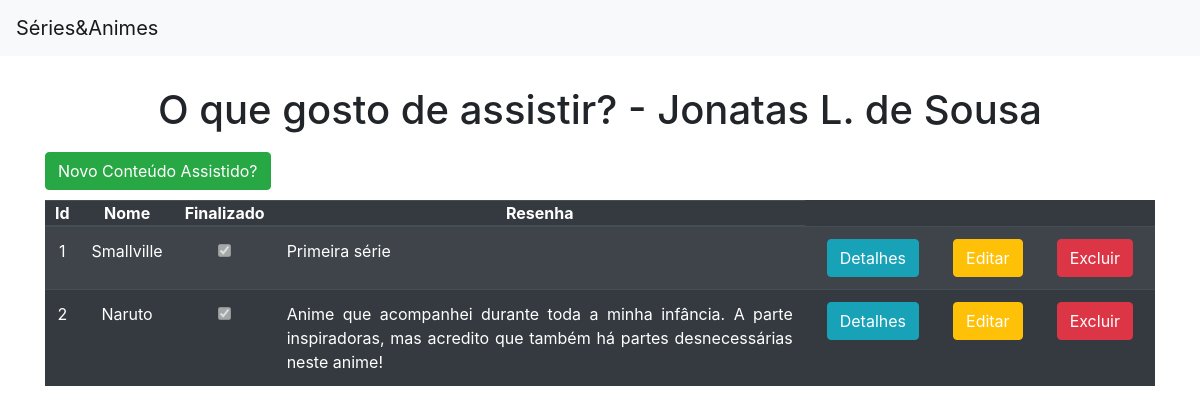
The app's page /, older data.
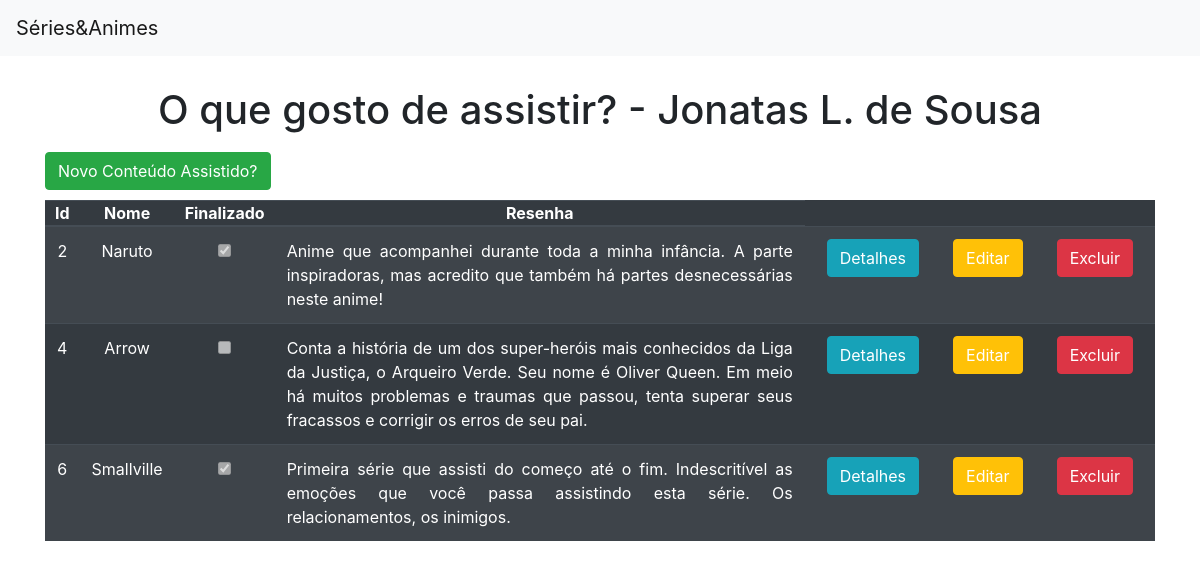
The same page, newer data.
### app_web/models.py (models this page shows)
class Entretenimento(models.Model):
    nome = models.TextField(max_length=255)
    finalizado = models.BooleanField(default=False)
    resenha = models.TextField(max_length=500)

### app_web/views.py (the view)
# urls.py: path('', views.pagina_inicial, name='pagina_inicial'),
def pagina_inicial(request):
    dados = {
        'dados': Entretenimento.objects.all()
    }
    return render(request,'app_web/pagina_inicial.html', context=dados)

### app_web/templates/app_web/pagina_inicial.html (shortened to what this page needs)
{% extends 'app_web/base.html' %}
{% block conteudo %}
    <h1 style="text-align: center;">O que gosto de assistir? - Jonatas L. de Sousa</h1>
    <div class="container">
        <button class="btn btn-success" style="margin: 10px 0 10px 0;"><a style="color: white;"href="{% url 'novo_conteudo'%}">Novo Conteúdo Assistido?</a></button>
        <table class="table table-striped table-dark">
            <thead>
                <tr>
                    <th scope="col" style="text-align: center; padding: 0 10px 0 10px;">Id</th>
                    <th scope="col" style="text-align: center; padding: 0 10px 0 10px;">Nome</th>
                    <th scope="col" style="text-align: center; padding: 0 10px 0 10px;">Finalizado</th>
                    <th scope="col" style="text-align: center; padding: 0 10px 0 10px;">Resenha</th>
                </tr>
            </thead>
            <tbody>
            {% for dado in dados%}
                <tr>
                    <td style="text-align: center;">{{dado.id}}</td>
                    <td style="text-align: center;">{{dado.nome}}</td>
                    <td style="text-align: center;">
                        {%if dado.finalizado%}
                            <input type="checkbox" checked disabled>
                        {% else %}
                            <input type="checkbox" disabled>
                        {% endif %}
                    </td>
                    <td style="text-align: justify;">{{dado.resenha}}</td>
                    <td style="text-align: center;"><button class="btn btn-info" style="margin-left: 10px;"><a style="color: white;" href="{% url 'detalhes' dado.id %}">Detalhes</a></button></td>
                    <td><button style="margin-left: 10px;" class="btn btn-warning"><a style="color: white;" href="{% url 'editar' dado.id %}">Editar</a></button></td>
                    <td><button style="margin:0 10px 0 10px;" class="btn btn-danger"><a style="color: white;" href="{% url 'excluir' dado.id %}">Excluir</a></button></td>
                </tr>
            {% endfor %}
            </tbody>
        </table>
    </div>
{% endblock%}

### app_web/templates/app_web/base.html (shortened to what this page needs)
<!doctype html>
<html lang="pt-br">
  <head>
    <link rel="stylesheet" href="https://cdn.jsdelivr.net/npm/bootstrap@4.6.2/dist/css/bootstrap.min.css">
  </head>
  <body>
    <nav style="margin-bottom: 30px;" class="navbar navbar-light bg-light">
        <a class="navbar-brand" href="{% url 'pagina_inicial' %}">Séries&Animes</a>
    </nav>
    {% block conteudo %}
    {% endblock %}
  </body>
</html>

Row changes from the older to the newer data that the page shows:
removed Entretenimento: id "1", nome "Smallville", resenha "Primeira série"
added Entretenimento: id "4", nome "Arrow", resenha "Conta a história de um dos super-heróis mais conhecidos da Liga da Justiça, o Arqueiro Verde. Seu nome é Oliver Queen. Em meio há muitos problemas e traumas que passou, tenta superar seus fracassos e corrigir os erros de seu pai."
added Entretenimento: id "6", nome "Smallville", resenha "Primeira série que assisti do começo até o fim. Indescritível as emoções que você passa assistindo esta série. Os relacionamentos, os inimigos."
